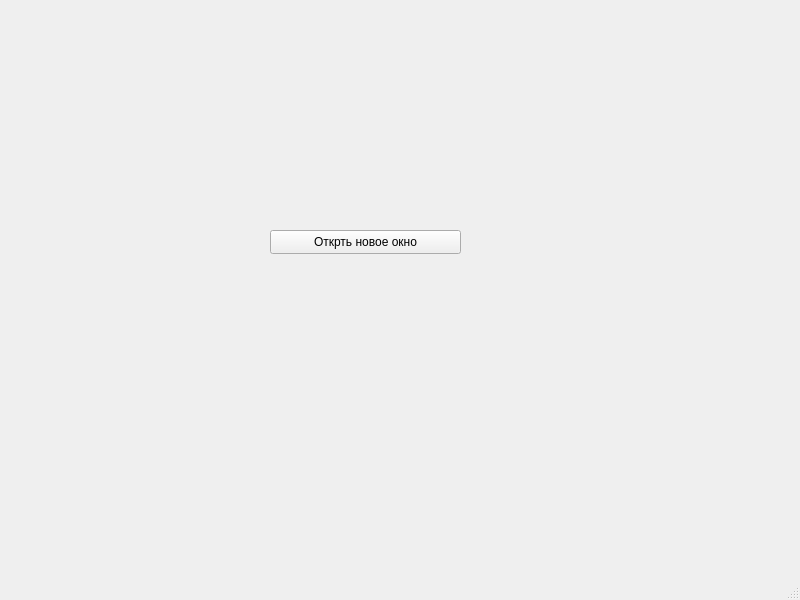
<?xml version="1.0" encoding="UTF-8"?>
<ui version="4.0">
 <class>MainWindow</class>
 <widget class="QMainWindow" name="MainWindow">
  <property name="geometry">
   <rect>
    <x>0</x>
    <y>0</y>
    <width>800</width>
    <height>600</height>
   </rect>
  </property>
  <property name="windowTitle">
   <string>MainWindow</string>
  </property>
  <widget class="QWidget" name="centralwidget">
   <widget class="QPushButton" name="pushButton">
    <property name="geometry">
     <rect>
      <x>270</x>
      <y>230</y>
      <width>191</width>
      <height>24</height>
     </rect>
    </property>
    <property name="text">
     <string>Открть новое окно</string>
    </property>
   </widget>
  </widget>
  <widget class="QMenuBar" name="menubar">
   <property name="geometry">
    <rect>
     <x>0</x>
     <y>0</y>
     <width>800</width>
     <height>21</height>
    </rect>
   </property>
  </widget>
  <widget class="QStatusBar" name="statusbar"/>
 </widget>
 <resources/>
 <connections/>
</ui>
